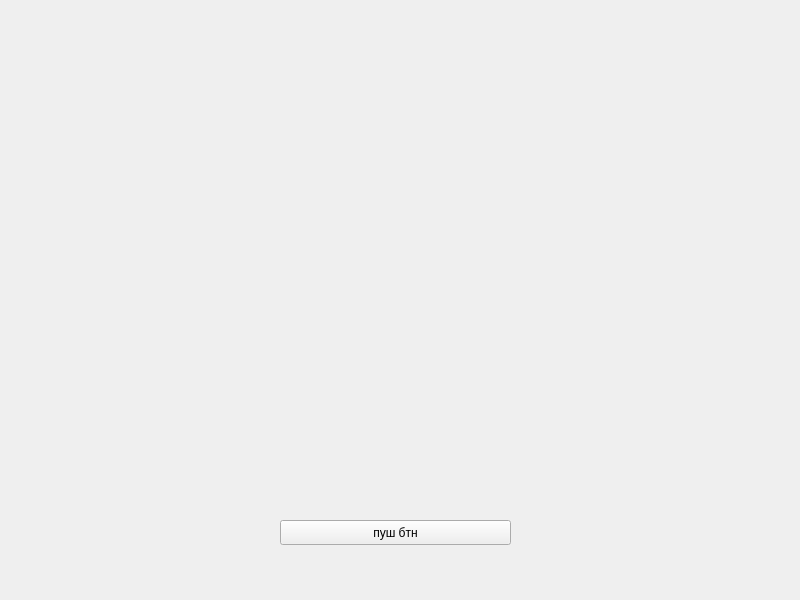
<?xml version="1.0" encoding="UTF-8"?>
<ui version="4.0">
 <class>mainWindow</class>
 <widget class="QMainWindow" name="mainWindow">
  <property name="geometry">
   <rect>
    <x>0</x>
    <y>0</y>
    <width>800</width>
    <height>600</height>
   </rect>
  </property>
  <property name="windowTitle">
   <string>Git и желтые окружности</string>
  </property>
  <widget class="QWidget" name="centralwidget">
   <widget class="QPushButton" name="pushButton">
    <property name="geometry">
     <rect>
      <x>280</x>
      <y>520</y>
      <width>231</width>
      <height>25</height>
     </rect>
    </property>
    <property name="text">
     <string>пуш бтн</string>
    </property>
   </widget>
  </widget>
 </widget>
 <resources/>
 <connections/>
</ui>
